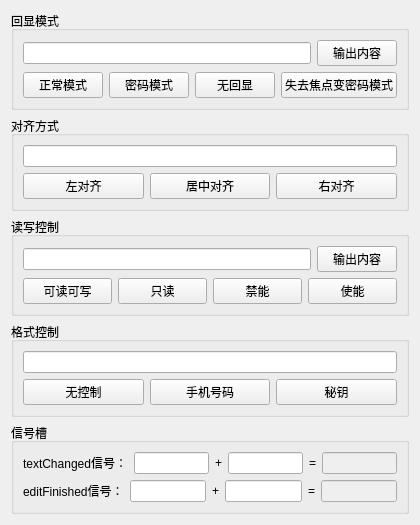
<?xml version="1.0" encoding="UTF-8"?>
<ui version="4.0">
 <class>Widget</class>
 <widget class="QWidget" name="Widget">
  <property name="geometry">
   <rect>
    <x>0</x>
    <y>0</y>
    <width>371</width>
    <height>430</height>
   </rect>
  </property>
  <property name="windowTitle">
   <string>Widget</string>
  </property>
  <layout class="QVBoxLayout" name="verticalLayout_7">
   <item>
    <widget class="QGroupBox" name="groupBox">
     <property name="title">
      <string>回显模式</string>
     </property>
     <layout class="QVBoxLayout" name="verticalLayout">
      <item>
       <layout class="QHBoxLayout" name="horizontalLayout_2">
        <item>
         <widget class="QLineEdit" name="hxEdit"/>
        </item>
        <item>
         <widget class="QPushButton" name="pushButton">
          <property name="text">
           <string>输出内容</string>
          </property>
         </widget>
        </item>
       </layout>
      </item>
      <item>
       <layout class="QHBoxLayout" name="horizontalLayout">
        <item>
         <widget class="QPushButton" name="pushButton_2">
          <property name="text">
           <string>正常模式</string>
          </property>
         </widget>
        </item>
        <item>
         <widget class="QPushButton" name="pushButton_3">
          <property name="text">
           <string>密码模式</string>
          </property>
         </widget>
        </item>
        <item>
         <widget class="QPushButton" name="pushButton_4">
          <property name="text">
           <string>无回显</string>
          </property>
         </widget>
        </item>
        <item>
         <widget class="QPushButton" name="pushButton_5">
          <property name="text">
           <string>失去焦点变密码模式</string>
          </property>
         </widget>
        </item>
       </layout>
      </item>
     </layout>
    </widget>
   </item>
   <item>
    <widget class="QGroupBox" name="groupBox_2">
     <property name="title">
      <string>对齐方式</string>
     </property>
     <layout class="QVBoxLayout" name="verticalLayout_2">
      <item>
       <widget class="QLineEdit" name="lineEdit_2"/>
      </item>
      <item>
       <layout class="QHBoxLayout" name="horizontalLayout_3">
        <item>
         <widget class="QPushButton" name="pushButton_6">
          <property name="text">
           <string>左对齐</string>
          </property>
         </widget>
        </item>
        <item>
         <widget class="QPushButton" name="pushButton_7">
          <property name="text">
           <string>居中对齐</string>
          </property>
         </widget>
        </item>
        <item>
         <widget class="QPushButton" name="pushButton_8">
          <property name="text">
           <string>右对齐</string>
          </property>
         </widget>
        </item>
       </layout>
      </item>
     </layout>
    </widget>
   </item>
   <item>
    <widget class="QGroupBox" name="groupBox_3">
     <property name="title">
      <string>读写控制</string>
     </property>
     <layout class="QVBoxLayout" name="verticalLayout_3">
      <item>
       <layout class="QHBoxLayout" name="horizontalLayout_5">
        <item>
         <widget class="QLineEdit" name="lineEdit_3"/>
        </item>
        <item>
         <widget class="QPushButton" name="pushButton_9">
          <property name="text">
           <string>输出内容</string>
          </property>
         </widget>
        </item>
       </layout>
      </item>
      <item>
       <layout class="QHBoxLayout" name="horizontalLayout_4">
        <item>
         <widget class="QPushButton" name="pushButton_10">
          <property name="text">
           <string>可读可写</string>
          </property>
         </widget>
        </item>
        <item>
         <widget class="QPushButton" name="pushButton_11">
          <property name="text">
           <string>只读</string>
          </property>
         </widget>
        </item>
        <item>
         <widget class="QPushButton" name="pushButton_12">
          <property name="text">
           <string>禁能</string>
          </property>
         </widget>
        </item>
        <item>
         <widget class="QPushButton" name="pushButton_13">
          <property name="text">
           <string>使能</string>
          </property>
         </widget>
        </item>
       </layout>
      </item>
     </layout>
    </widget>
   </item>
   <item>
    <widget class="QGroupBox" name="groupBox_4">
     <property name="title">
      <string>格式控制</string>
     </property>
     <layout class="QVBoxLayout" name="verticalLayout_4">
      <item>
       <widget class="QLineEdit" name="lineEdit_4"/>
      </item>
      <item>
       <layout class="QHBoxLayout" name="horizontalLayout_6">
        <item>
         <widget class="QPushButton" name="pushButton_14">
          <property name="text">
           <string>无控制</string>
          </property>
         </widget>
        </item>
        <item>
         <widget class="QPushButton" name="pushButton_15">
          <property name="text">
           <string>手机号码</string>
          </property>
         </widget>
        </item>
        <item>
         <widget class="QPushButton" name="pushButton_16">
          <property name="text">
           <string>秘钥</string>
          </property>
         </widget>
        </item>
       </layout>
      </item>
     </layout>
    </widget>
   </item>
   <item>
    <widget class="QGroupBox" name="groupBox_5">
     <property name="title">
      <string>信号槽</string>
     </property>
     <layout class="QVBoxLayout" name="verticalLayout_6">
      <item>
       <layout class="QVBoxLayout" name="verticalLayout_5">
        <item>
         <layout class="QHBoxLayout" name="horizontalLayout_7">
          <item>
           <widget class="QLabel" name="label">
            <property name="text">
             <string>textChanged信号：</string>
            </property>
           </widget>
          </item>
          <item>
           <widget class="QLineEdit" name="lineEdit_5"/>
          </item>
          <item>
           <widget class="QLabel" name="label_3">
            <property name="text">
             <string>+</string>
            </property>
           </widget>
          </item>
          <item>
           <widget class="QLineEdit" name="lineEdit_6"/>
          </item>
          <item>
           <widget class="QLabel" name="label_4">
            <property name="text">
             <string>=</string>
            </property>
           </widget>
          </item>
          <item>
           <widget class="QLineEdit" name="lineEdit_7">
            <property name="enabled">
             <bool>false</bool>
            </property>
           </widget>
          </item>
         </layout>
        </item>
        <item>
         <layout class="QHBoxLayout" name="horizontalLayout_8">
          <item>
           <widget class="QLabel" name="label_2">
            <property name="text">
             <string>editFinished信号：</string>
            </property>
           </widget>
          </item>
          <item>
           <widget class="QLineEdit" name="lineEdit_9"/>
          </item>
          <item>
           <widget class="QLabel" name="label_6">
            <property name="text">
             <string>+</string>
            </property>
           </widget>
          </item>
          <item>
           <widget class="QLineEdit" name="lineEdit_10"/>
          </item>
          <item>
           <widget class="QLabel" name="label_5">
            <property name="text">
             <string>=</string>
            </property>
           </widget>
          </item>
          <item>
           <widget class="QLineEdit" name="lineEdit_8">
            <property name="enabled">
             <bool>false</bool>
            </property>
           </widget>
          </item>
         </layout>
        </item>
       </layout>
      </item>
     </layout>
    </widget>
   </item>
  </layout>
 </widget>
 <resources/>
 <connections/>
</ui>
